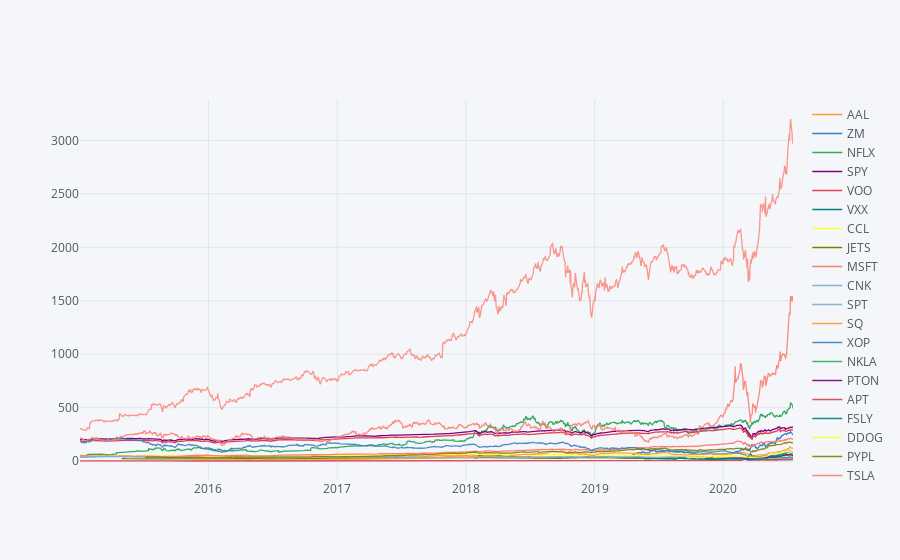

The cell this chart's notebook holds for it:
### Markdown cell above
# Visualizations over time

### Code cell
# Using plotly to plot all the stocks over time. This graph shows daily closing prices 
stocks.xs(key='Close',axis=1,level=1).iplot()

### Figure 1 — Plotly figure (JSON) as saved in the notebook; plotly's stock layout.template omitted (floating-point values rounded to 4 significant figures; data arrays with more than 128 entries replaced by an {"elided": "..."} marker saying what was removed)
{"data": [{"line": {"color": "rgba(255, 153, 51, 1.0)", "dash": "solid", "shape": "linear", "width": 1.3}, "mode": "lines", "name": "AAL", "text": "", "type": "scatter", "x": {"elided": "1395 str values"}, "y": {"elided": "1395 float values"}}, {"line": {"color": "rgba(55, 128, 191, 1.0)", "dash": "solid", "shape": "linear", "width": 1.3}, "mode": "lines", "name": "ZM", "text": "", "type": "scatter", "x": {"elided": "1395 str values"}, "y": {"elided": "1395 mixed values"}}, {"line": {"color": "rgba(50, 171, 96, 1.0)", "dash": "solid", "shape": "linear", "width": 1.3}, "mode": "lines", "name": "NFLX", "text": "", "type": "scatter", "x": {"elided": "1395 str values"}, "y": {"elided": "1395 float values"}}, {"line": {"color": "rgba(128, 0, 128, 1.0)", "dash": "solid", "shape": "linear", "width": 1.3}, "mode": "lines", "name": "SPY", "text": "", "type": "scatter", "x": {"elided": "1395 str values"}, "y": {"elided": "1395 float values"}}, {"line": {"color": "rgba(219, 64, 82, 1.0)", "dash": "solid", "shape": "linear", "width": 1.3}, "mode": "lines", "name": "VOO", "text": "", "type": "scatter", "x": {"elided": "1395 str values"}, "y": {"elided": "1395 float values"}}, {"line": {"color": "rgba(0, 128, 128, 1.0)", "dash": "solid", "shape": "linear", "width": 1.3}, "mode": "lines", "name": "VXX", "text": "", "type": "scatter", "x": {"elided": "1395 str values"}, "y": {"elided": "1395 mixed values"}}, {"line": {"color": "rgba(255, 255, 51, 1.0)", "dash": "solid", "shape": "linear", "width": 1.3}, "mode": "lines", "name": "CCL", "text": "", "type": "scatter", "x": {"elided": "1395 str values"}, "y": {"elided": "1395 float values"}}, {"line": {"color": "rgba(128, 128, 0, 1.0)", "dash": "solid", "shape": "linear", "width": 1.3}, "mode": "lines", "name": "JETS", "text": "", "type": "scatter", "x": {"elided": "1395 str values"}, "y": {"elided": "1395 mixed values"}}, {"line": {"color": "rgba(251, 128, 114, 1.0)", "dash": "solid", "shape": "linear", "width": 1.3}, "mode": "lines", "name": "MSFT", "text": "", "type": "scatter", "x": {"elided": "1395 str values"}, "y": {"elided": "1395 float values"}}, {"line": {"color": "rgba(128, 177, 211, 1.0)", "dash": "solid", "shape": "linear", "width": 1.3}, "mode": "lines", "name": "CNK", "text": "", "type": "scatter", "x": {"elided": "1395 str values"}, "y": {"elided": "1395 float values"}}, {"line": {"color": "rgba(128, 177, 211, 0.8999999999999999)", "dash": "solid", "shape": "linear", "width": 1.3}, "mode": "lines", "name": "SPT", "text": "", "type": "scatter", "x": {"elided": "1395 str values"}, "y": {"elided": "1395 mixed values"}}, {"line": {"color": "rgba(255, 153, 51, 0.8999999999999999)", "dash": "solid", "shape": "linear", "width": 1.3}, "mode": "lines", "name": "SQ", "text": "", "type": "scatter", "x": {"elided": "1395 str values"}, "y": {"elided": "1395 mixed values"}}, {"line": {"color": "rgba(55, 128, 191, 0.8999999999999999)", "dash": "solid", "shape": "linear", "width": 1.3}, "mode": "lines", "name": "XOP", "text": "", "type": "scatter", "x": {"elided": "1395 str values"}, "y": {"elided": "1395 float values"}}, {"line": {"color": "rgba(50, 171, 96, 0.8999999999999999)", "dash": "solid", "shape": "linear", "width": 1.3}, "mode": "lines", "name": "NKLA", "text": "", "type": "scatter", "x": {"elided": "1395 str values"}, "y": {"elided": "1395 mixed values"}}, {"line": {"color": "rgba(128, 0, 128, 0.8999999999999999)", "dash": "solid", "shape": "linear", "width": 1.3}, "mode": "lines", "name": "PTON", "text": "", "type": "scatter", "x": {"elided": "1395 str values"}, "y": {"elided": "1395 mixed values"}}, {"line": {"color": "rgba(219, 64, 82, 0.8999999999999999)", "dash": "solid", "shape": "linear", "width": 1.3}, "mode": "lines", "name": "APT", "text": "", "type": "scatter", "x": {"elided": "1395 str values"}, "y": {"elided": "1395 float values"}}, {"line": {"color": "rgba(0, 128, 128, 0.8999999999999999)", "dash": "solid", "shape": "linear", "width": 1.3}, "mode": "lines", "name": "FSLY", "text": "", "type": "scatter", "x": {"elided": "1395 str values"}, "y": {"elided": "1395 mixed values"}}, {"line": {"color": "rgba(255, 255, 51, 0.8999999999999999)", "dash": "solid", "shape": "linear", "width": 1.3}, "mode": "lines", "name": "DDOG", "text": "", "type": "scatter", "x": {"elided": "1395 str values"}, "y": {"elided": "1395 mixed values"}}, {"line": {"color": "rgba(128, 128, 0, 0.8999999999999999)", "dash": "solid", "shape": "linear", "width": 1.3}, "mode": "lines", "name": "PYPL", "text": "", "type": "scatter", "x": {"elided": "1395 str values"}, "y": {"elided": "1395 mixed values"}}, {"line": {"color": "rgba(251, 128, 114, 0.8999999999999999)", "dash": "solid", "shape": "linear", "width": 1.3}, "mode": "lines", "name": "TSLA", "text": "", "type": "scatter", "x": {"elided": "1395 str values"}, "y": {"elided": "1395 float values"}}, {"line": {"color": "rgba(251, 128, 114, 0.7999999999999998)", "dash": "solid", "shape": "linear", "width": 1.3}, "mode": "lines", "name": "AMZN", "text": "", "type": "scatter", "x": {"elided": "1395 str values"}, "y": {"elided": "1395 float values"}}], "layout": {"legend": {"bgcolor": "#F5F6F9", "font": {"color": "#4D5663"}}, "paper_bgcolor": "#F5F6F9", "plot_bgcolor": "#F5F6F9", "title": {"font": {"color": "#4D5663"}}, "xaxis": {"gridcolor": "#E1E5ED", "showgrid": true, "tickfont": {"color": "#4D5663"}, "title": {"font": {"color": "#4D5663"}, "text": ""}, "zerolinecolor": "#E1E5ED"}, "yaxis": {"gridcolor": "#E1E5ED", "showgrid": true, "tickfont": {"color": "#4D5663"}, "title": {"font": {"color": "#4D5663"}, "text": ""}, "zerolinecolor": "#E1E5ED"}}}
